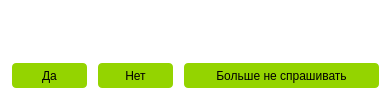
<?xml version="1.0" encoding="UTF-8"?>
<ui version="4.0">
 <class>Ask</class>
 <widget class="QDialog" name="Ask">
  <property name="windowModality">
   <enum>Qt::WindowModal</enum>
  </property>
  <property name="geometry">
   <rect>
    <x>0</x>
    <y>0</y>
    <width>391</width>
    <height>99</height>
   </rect>
  </property>
  <property name="minimumSize">
   <size>
    <width>391</width>
    <height>99</height>
   </size>
  </property>
  <property name="maximumSize">
   <size>
    <width>391</width>
    <height>99</height>
   </size>
  </property>
  <property name="windowTitle">
   <string>Подтверждение покупки</string>
  </property>
  <property name="styleSheet">
   <string notr="true">#Ask {
	background-color: white;
}
QPushButton {
	background-color: rgba(0,0,0,0);
	border: none;
	border-radius: 4px;
}
QPushButton:hover {
	background-color: #94d400;
}
QPushButton:pressed {
	background-color: black;
	color: white;
}
#yes_b, #no_b, #dontask_b {
	background-color: #94d400;
	border-radius: 4px;
}</string>
  </property>
  <widget class="QLabel" name="txt">
   <property name="geometry">
    <rect>
     <x>0</x>
     <y>0</y>
     <width>391</width>
     <height>61</height>
    </rect>
   </property>
   <property name="text">
    <string/>
   </property>
   <property name="alignment">
    <set>Qt::AlignCenter</set>
   </property>
  </widget>
  <widget class="QPushButton" name="yes">
   <property name="geometry">
    <rect>
     <x>9</x>
     <y>62</y>
     <width>81</width>
     <height>27</height>
    </rect>
   </property>
   <property name="cursor">
    <cursorShape>PointingHandCursor</cursorShape>
   </property>
   <property name="text">
    <string>Да</string>
   </property>
  </widget>
  <widget class="QPushButton" name="no">
   <property name="geometry">
    <rect>
     <x>95</x>
     <y>62</y>
     <width>81</width>
     <height>27</height>
    </rect>
   </property>
   <property name="cursor">
    <cursorShape>PointingHandCursor</cursorShape>
   </property>
   <property name="text">
    <string>Нет</string>
   </property>
  </widget>
  <widget class="QPushButton" name="dontask">
   <property name="geometry">
    <rect>
     <x>181</x>
     <y>62</y>
     <width>201</width>
     <height>27</height>
    </rect>
   </property>
   <property name="cursor">
    <cursorShape>PointingHandCursor</cursorShape>
   </property>
   <property name="text">
    <string>Больше не спрашивать</string>
   </property>
  </widget>
  <widget class="QFrame" name="yes_b">
   <property name="geometry">
    <rect>
     <x>12</x>
     <y>63</y>
     <width>75</width>
     <height>25</height>
    </rect>
   </property>
   <property name="frameShape">
    <enum>QFrame::StyledPanel</enum>
   </property>
   <property name="frameShadow">
    <enum>QFrame::Raised</enum>
   </property>
  </widget>
  <widget class="QFrame" name="no_b">
   <property name="geometry">
    <rect>
     <x>98</x>
     <y>63</y>
     <width>75</width>
     <height>25</height>
    </rect>
   </property>
   <property name="frameShape">
    <enum>QFrame::StyledPanel</enum>
   </property>
   <property name="frameShadow">
    <enum>QFrame::Raised</enum>
   </property>
  </widget>
  <widget class="QFrame" name="dontask_b">
   <property name="geometry">
    <rect>
     <x>184</x>
     <y>63</y>
     <width>195</width>
     <height>25</height>
    </rect>
   </property>
   <property name="frameShape">
    <enum>QFrame::StyledPanel</enum>
   </property>
   <property name="frameShadow">
    <enum>QFrame::Raised</enum>
   </property>
  </widget>
  <zorder>dontask_b</zorder>
  <zorder>no_b</zorder>
  <zorder>yes_b</zorder>
  <zorder>txt</zorder>
  <zorder>yes</zorder>
  <zorder>no</zorder>
  <zorder>dontask</zorder>
 </widget>
 <resources/>
 <connections/>
</ui>
